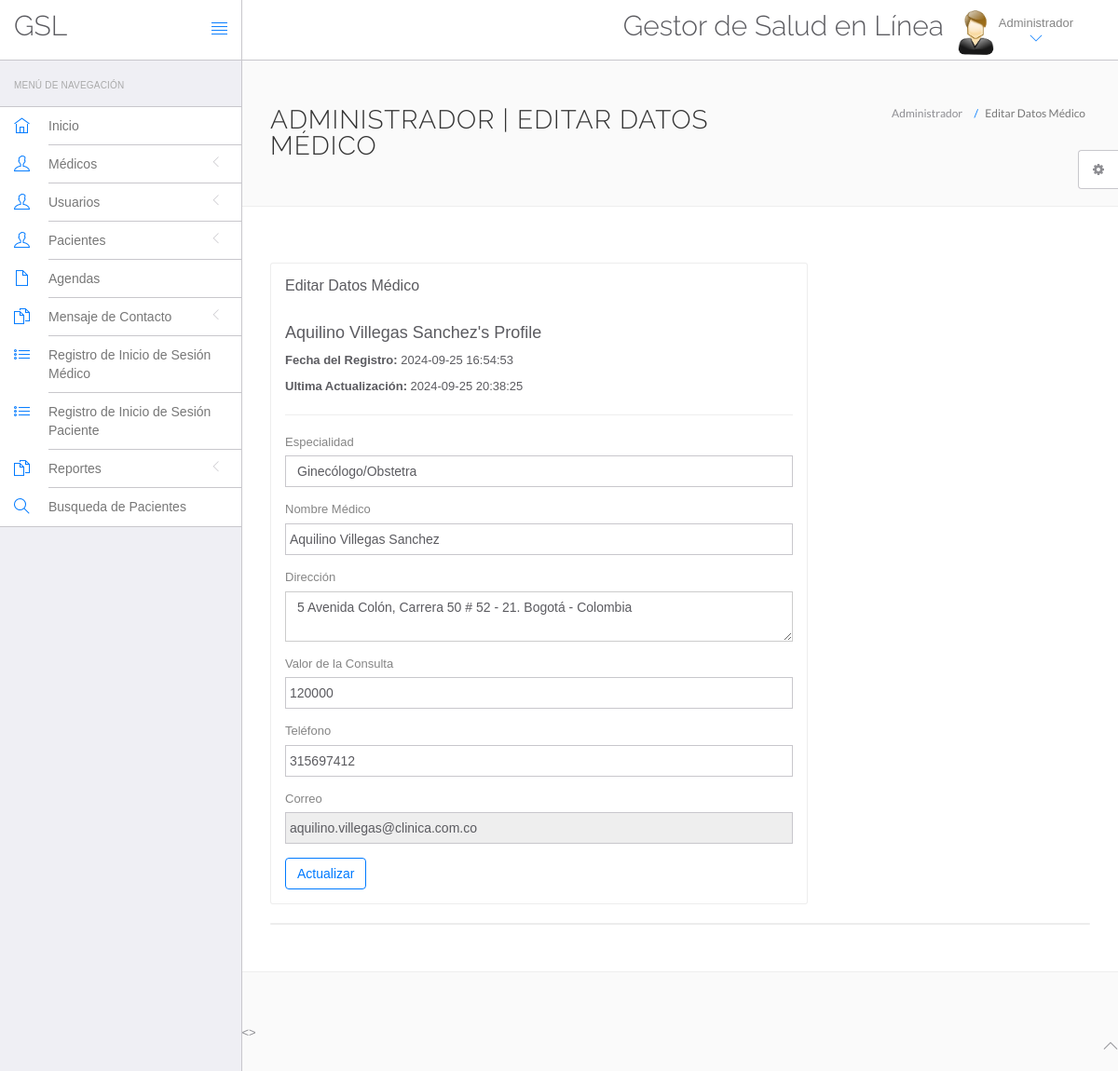
Page /hms/admin/edit-doctor.php?id=10 (signed in) on the committed database.
### tables this page shows
CREATE TABLE `doctors` (
  `id` int(11) NOT NULL,
  `specilization` varchar(255) DEFAULT NULL,
  `doctorName` varchar(255) DEFAULT NULL,
  `address` longtext DEFAULT NULL,
  `docFees` varchar(255) DEFAULT NULL,
  `contactno` bigint(11) DEFAULT NULL,
  `docEmail` varchar(255) DEFAULT NULL,
  `password` varchar(255) DEFAULT NULL,
  `creationDate` timestamp NULL DEFAULT current_timestamp(),
  `updationDate` timestamp NULL DEFAULT NULL ON UPDATE current_timestamp()
);

### hms/admin/edit-doctor.php (the view, shortened to what this page needs)
<?php
include('include/config.php');
$did=intval($_GET['id']);
?>
<!DOCTYPE html>
<html lang="en">
<head>
    <link rel="stylesheet" href="vendor/bootstrap/css/bootstrap.min.css">
    <link rel="stylesheet" href="vendor/fontawesome/css/font-awesome.min.css">
    <link rel="stylesheet" href="vendor/themify-icons/themify-icons.min.css">
    <link href="vendor/animate.css/animate.min.css" rel="stylesheet" media="screen">
    <link href="vendor/perfect-scrollbar/perfect-scrollbar.min.css" rel="stylesheet" media="screen">
    <link href="vendor/switchery/switchery.min.css" rel="stylesheet" media="screen">
    <link href="vendor/bootstrap-touchspin/jquery.bootstrap-touchspin.min.css" rel="stylesheet" media="screen">
    <link href="vendor/select2/select2.min.css" rel="stylesheet" media="screen">
    <link href="vendor/bootstrap-datepicker/bootstrap-datepicker3.standalone.min.css" rel="stylesheet" media="screen">
    <link href="vendor/bootstrap-timepicker/bootstrap-timepicker.min.css" rel="stylesheet" media="screen">
    <link rel="stylesheet" href="assets/css/styles.css">
    <link rel="stylesheet" href="assets/css/plugins.css">
    <link rel="stylesheet" href="assets/css/themes/theme-1.css" id="skin_color" />
</head>
<body>
    <div id="app">
        <?php include('include/sidebar.php');?>
        <div class="app-content">
            <?php include('include/header.php');?>
            <div class="main-content">
                <div class="wrap-content container" id="container">
                    <section id="page-title">
                        <div class="row">
                            <div class="col-sm-8">
                                <h1 class="mainTitle">Administrador | Editar Datos Médico</h1>
                            </div>
                            <ol class="breadcrumb">
                                <li>
                                    <span>Administrador</span>
                                </li>
                                <li class="active">
                                    <span>Editar Datos Médico</span>
                                </li>
                            </ol>
                        </div>
                    </section>
                    <div class="container-fluid container-fullw bg-white">
                        <div class="row">
                            <div class="col-md-12">
                                <div class="row margin-top-30">
                                    <div class="col-lg-8 col-md-12">
                                        <div class="panel panel-white">
                                            <div class="panel-heading">
                                                <h5 class="panel-title">Editar Datos Médico</h5>
                                            </div>
                                            <div class="panel-body">
                                                <?php $sql=mysqli_query($con,"select * from doctors where id='$did'");
while($data=mysqli_fetch_array($sql))
{
?>
                                                <h4><?php echo htmlentities($data['doctorName']);?>'s Profile</h4>
                                                <p><b>Fecha del Registro:
                                                    </b><?php echo htmlentities($data['creationDate']);?></p>
                                                <?php if($data['updationDate']){?>
                                                <p><b>Ultima Actualización:
                                                    </b><?php echo htmlentities($data['updationDate']);?></p>
                                                <?php } ?>
                                                <hr />
                                                <form role="form" name="adddoc" method="post"
                                                    onSubmit="return valid();">
                                                    <div class="form-group">
                                                        <label for="DoctorSpecialization">
                                                            Especialidad
                                                        </label>
                                                        <select name="Doctorspecialization" class="form-control"
                                                            required="required">
                                                            <option
                                                                value="<?php echo htmlentities($data['specilization']);?>">
                                                                <?php echo htmlentities($data['specilization']);?>
                                                            </option>
                                                        </select>
                                                    </div>
                                                    <div class="form-group">
                                                        <label for="doctorname">
                                                            Nombre Médico
                                                        </label>
                                                        <input type="text" name="docname" class="form-control"
                                                            value="<?php echo htmlentities($data['doctorName']);?>">
                                                    </div>
                                                    <div class="form-group">
                                                        <label for="address">
                                                            Dirección
                                                        </label>
                                                        <textarea name="clinicaddress"
                                                            class="form-control"><?php echo htmlentities($data['address']);?></textarea>
                                                    </div>
                                                    <div class="form-group">
                                                        <label for="fess">
                                                            Valor de la Consulta
                                                        </label>
                                                        <input type="text" name="docfees" class="form-control"
                                                            required="required"
                                                            value="<?php echo htmlentities($data['docFees']);?>">
                                                    </div>
                                                    <div class="form-group">
                                                        <label for="fess">
                                                            Teléfono
                                                        </label>
                                                        <input type="text" name="doccontact" class="form-control"
                                                            required="required"
                                                            value="<?php echo htmlentities($data['contactno']);?>">
                                                    </div>
                                                    <div class="form-group">
                                                        <label for="fess">
                                                            Correo
                                                        </label>
                                                        <input type="email" name="docemail" class="form-control"
                                                            readonly="readonly"
                                                            value="<?php echo htmlentities($data['docEmail']);?>">
                                                    </div>
                                                    <?php } ?>
                                                    <button type="submit" name="submit" class="btn btn-o btn-primary">
                                                        Actualizar
                                                    </button>
                                                </form>
                                            </div>
                                        </div>
                                    </div>
                                </div>
                            </div>
                            <div class="col-lg-12 col-md-12">
                                <div class="panel panel-white">
                                </div>
                            </div>
                        </div>
                    </div>
                </div>
            </div>
        </div>
    </div>
    <?php include('include/footer.php');?>
    <?php include('include/setting.php');?>
    <>
</body>
</html>

### hms/admin/assets/css/themes/theme-1.css (style rules this page uses)
body { background: #FAFAFA; }

### rows in the picture
doctors: doctorName "Aquilino Villegas Sanchez", creationDate "2024-09-25 16:54:53", updationDate "2024-09-25 20:38:25", Doctorspecialization "Ginecólogo/Obstetra", docname "Aquilino Villegas Sanchez", clinicaddress "5 Avenida Colón, Carrera 50 # 52 - 21. Bogotá - Colombia", docfees "120000", doccontact "315697412", docemail "aquilino.villegas@clinica.com.co"
